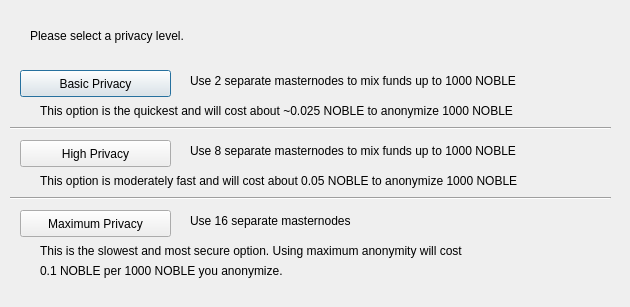
<?xml version="1.0" encoding="UTF-8"?>
<ui version="4.0">
 <class>DarksendConfig</class>
 <widget class="QDialog" name="DarksendConfig">
  <property name="geometry">
   <rect>
    <x>0</x>
    <y>0</y>
    <width>630</width>
    <height>307</height>
   </rect>
  </property>
  <property name="windowTitle">
   <string>Configure Darksend</string>
  </property>
  <widget class="QPushButton" name="buttonBasic">
   <property name="geometry">
    <rect>
     <x>20</x>
     <y>70</y>
     <width>151</width>
     <height>27</height>
    </rect>
   </property>
   <property name="text">
    <string>Basic Privacy</string>
   </property>
  </widget>
  <widget class="QPushButton" name="buttonHigh">
   <property name="geometry">
    <rect>
     <x>20</x>
     <y>140</y>
     <width>151</width>
     <height>27</height>
    </rect>
   </property>
   <property name="text">
    <string>High Privacy</string>
   </property>
  </widget>
  <widget class="QPushButton" name="buttonMax">
   <property name="geometry">
    <rect>
     <x>20</x>
     <y>210</y>
     <width>151</width>
     <height>27</height>
    </rect>
   </property>
   <property name="text">
    <string>Maximum Privacy</string>
   </property>
  </widget>
  <widget class="QLabel" name="label">
   <property name="geometry">
    <rect>
     <x>30</x>
     <y>20</y>
     <width>571</width>
     <height>31</height>
    </rect>
   </property>
   <property name="text">
    <string>Please select a privacy level.</string>
   </property>
  </widget>
  <widget class="QLabel" name="label_2">
   <property name="geometry">
    <rect>
     <x>190</x>
     <y>70</y>
     <width>421</width>
     <height>21</height>
    </rect>
   </property>
   <property name="text">
    <string>Use 2 separate masternodes to mix funds up to 1000 NOBLE</string>
   </property>
  </widget>
  <widget class="QLabel" name="label_3">
   <property name="geometry">
    <rect>
     <x>190</x>
     <y>140</y>
     <width>411</width>
     <height>21</height>
    </rect>
   </property>
   <property name="text">
    <string>Use 8 separate masternodes to mix funds up to 1000 NOBLE</string>
   </property>
  </widget>
  <widget class="QLabel" name="label_4">
   <property name="geometry">
    <rect>
     <x>190</x>
     <y>210</y>
     <width>421</width>
     <height>21</height>
    </rect>
   </property>
   <property name="text">
    <string>Use 16 separate masternodes</string>
   </property>
  </widget>
  <widget class="QLabel" name="label_6">
   <property name="geometry">
    <rect>
     <x>40</x>
     <y>100</y>
     <width>561</width>
     <height>21</height>
    </rect>
   </property>
   <property name="text">
    <string>This option is the quickest and will cost about ~0.025 NOBLE to anonymize 1000 NOBLE</string>
   </property>
  </widget>
  <widget class="QLabel" name="label_7">
   <property name="geometry">
    <rect>
     <x>40</x>
     <y>170</y>
     <width>561</width>
     <height>21</height>
    </rect>
   </property>
   <property name="text">
    <string>This option is moderately fast and will cost about 0.05 NOBLE to anonymize 1000 NOBLE</string>
   </property>
  </widget>
  <widget class="QLabel" name="label_8">
   <property name="geometry">
    <rect>
     <x>40</x>
     <y>240</y>
     <width>561</width>
     <height>21</height>
    </rect>
   </property>
   <property name="text">
    <string>This is the slowest and most secure option. Using maximum anonymity will cost</string>
   </property>
  </widget>
  <widget class="QLabel" name="label_9">
   <property name="geometry">
    <rect>
     <x>40</x>
     <y>260</y>
     <width>561</width>
     <height>21</height>
    </rect>
   </property>
   <property name="text">
    <string>0.1 NOBLE per 1000 NOBLE you anonymize.</string>
   </property>
  </widget>
  <widget class="Line" name="line">
   <property name="geometry">
    <rect>
     <x>10</x>
     <y>120</y>
     <width>601</width>
     <height>16</height>
    </rect>
   </property>
   <property name="orientation">
    <enum>Qt::Horizontal</enum>
   </property>
  </widget>
  <widget class="Line" name="line_2">
   <property name="geometry">
    <rect>
     <x>10</x>
     <y>190</y>
     <width>601</width>
     <height>16</height>
    </rect>
   </property>
   <property name="orientation">
    <enum>Qt::Horizontal</enum>
   </property>
  </widget>
 </widget>
 <resources/>
 <connections/>
</ui>
